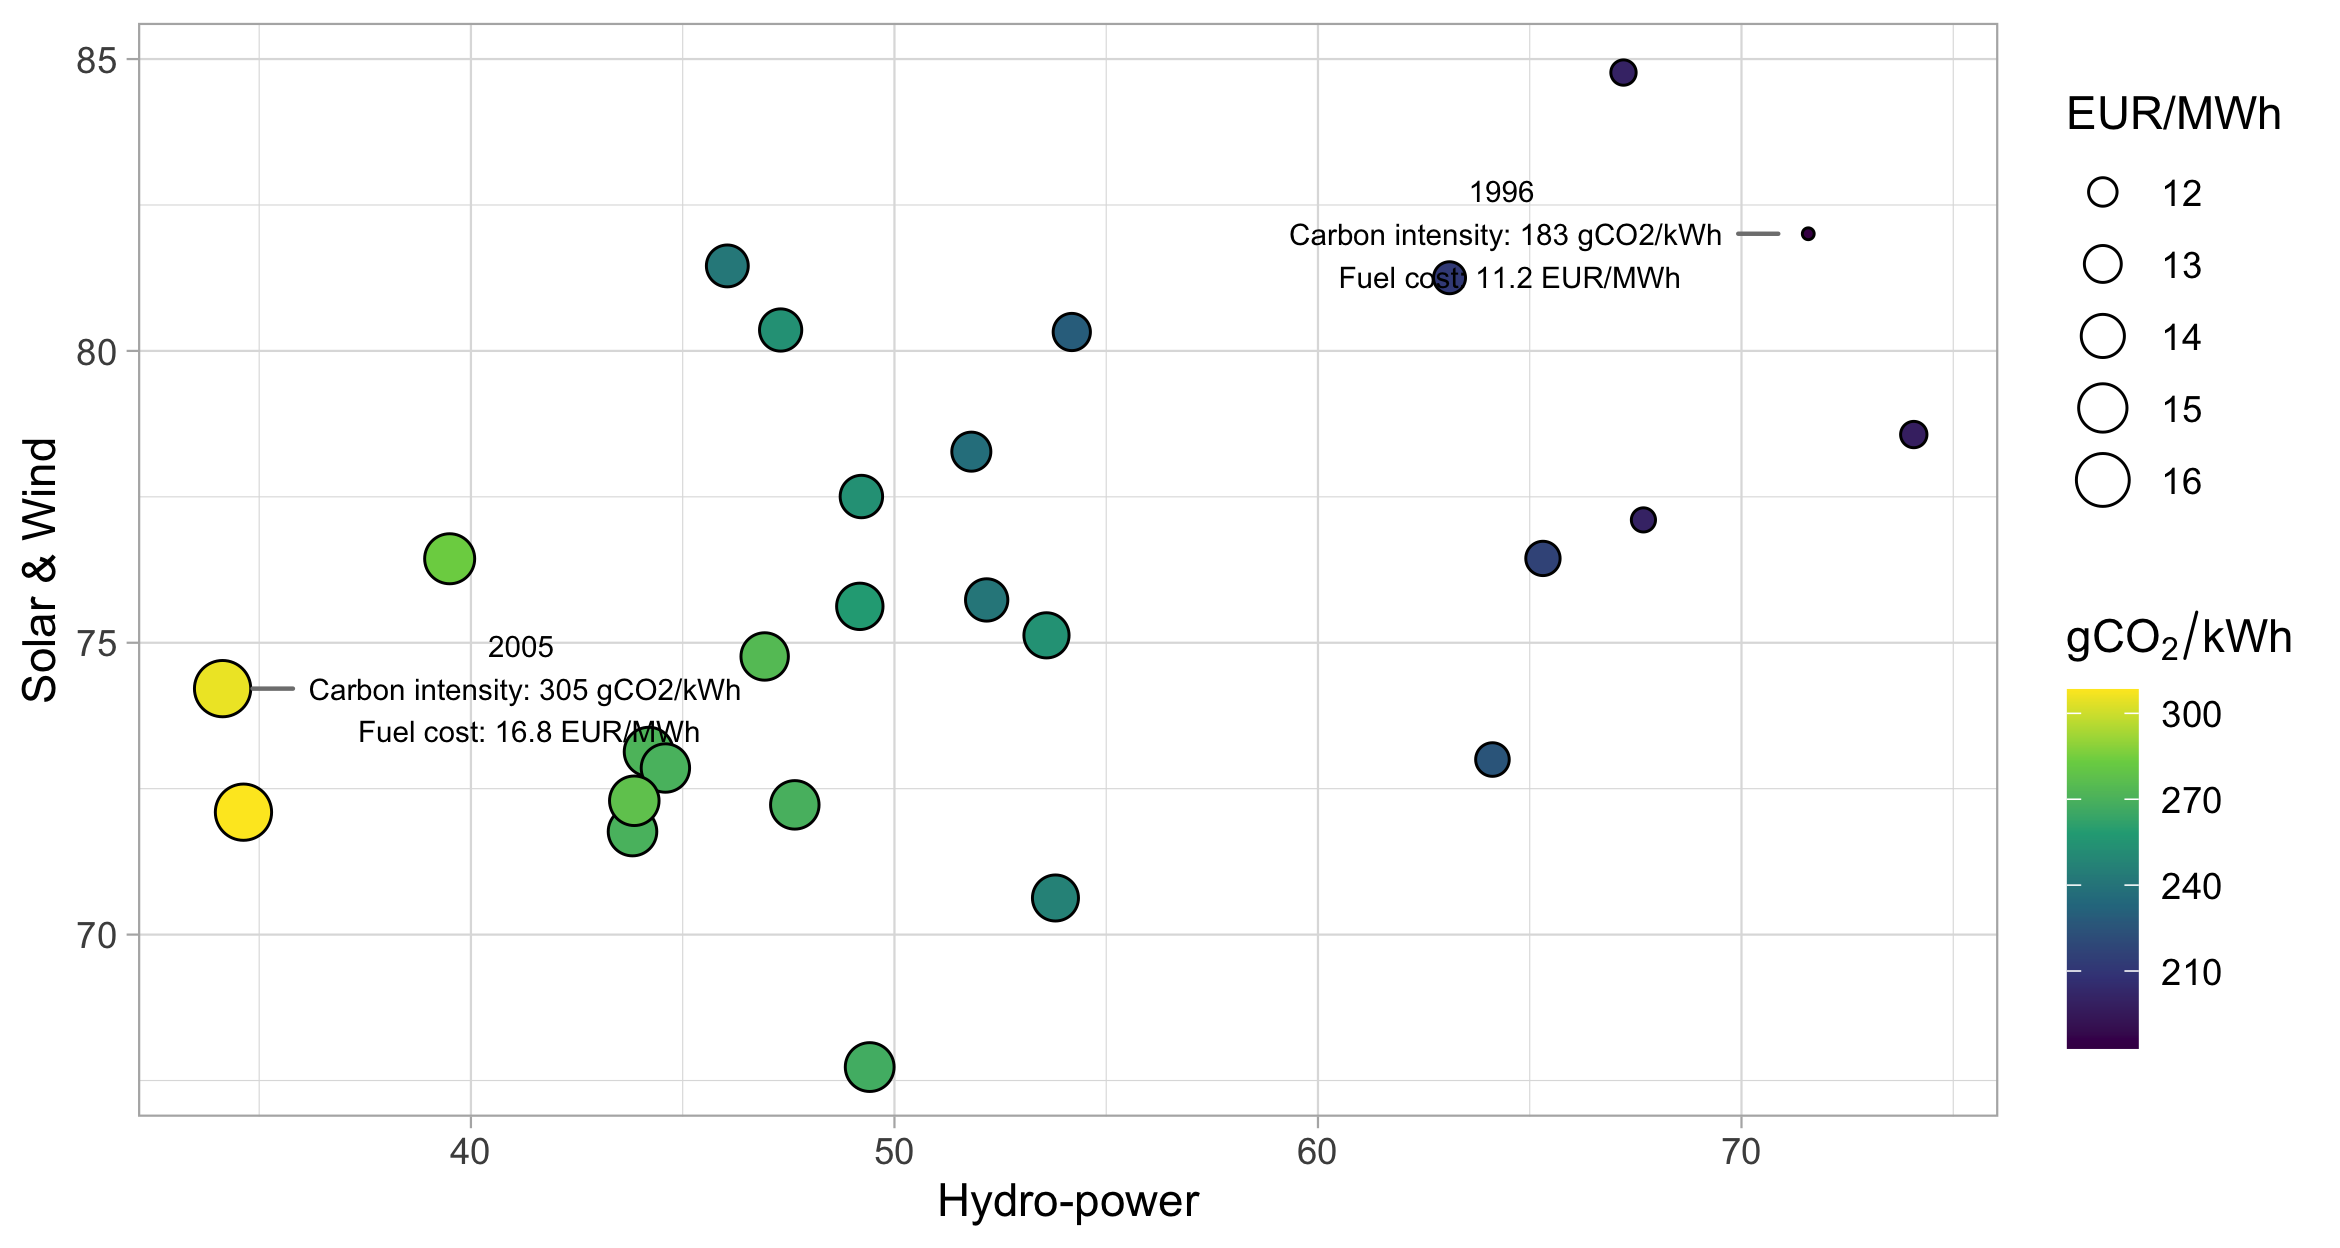

Here is the R script that generated this plot:
# This code has been used to generate the figures in the following report:
# De Felice, M., Busch, S., Kanellopoulos, K., Kavvadias, K. and Hidalgo Gonzalez, I.,
# Power system flexibility in a variable climate,
# ISBN 978-92-76-18183-5 (online), doi:10.2760/75312 (online)
# This code is released under Creative Commons Attribution 4.0 International (CC BY 4.0) licence
# (https://creativecommons.org/licenses/by/4.0/).

library(tidyverse)
library(ggrepel)

toplot <- read_csv("data_figure20.csv")

g <- ggplot(toplot, aes(x = `Hydro-power`, y = `Solar & Wind`)) +
  geom_point(aes(fill = intensity, size = cost_per_mwh),
    pch = 21
  ) +
  geom_text_repel(
    aes(label = label),
    point.padding = unit(1, "lines"),
    box.padding = unit(0.3, "lines"),
    segment.size = 0.5,
    force = 1,
    segment.color = "grey50",
    nudge_y = ifelse(toplot$id == 1996, -3, 5),
    size = 2.5
  ) +
  theme_light() +
  scale_size_continuous(name = "EUR/MWh") +
  scale_fill_viridis_c(name = expression(gCO[2] / kWh))

ggsave(filename = "figure20.png", width = 6 * 1.3, height = 3.2 * 1.3)
